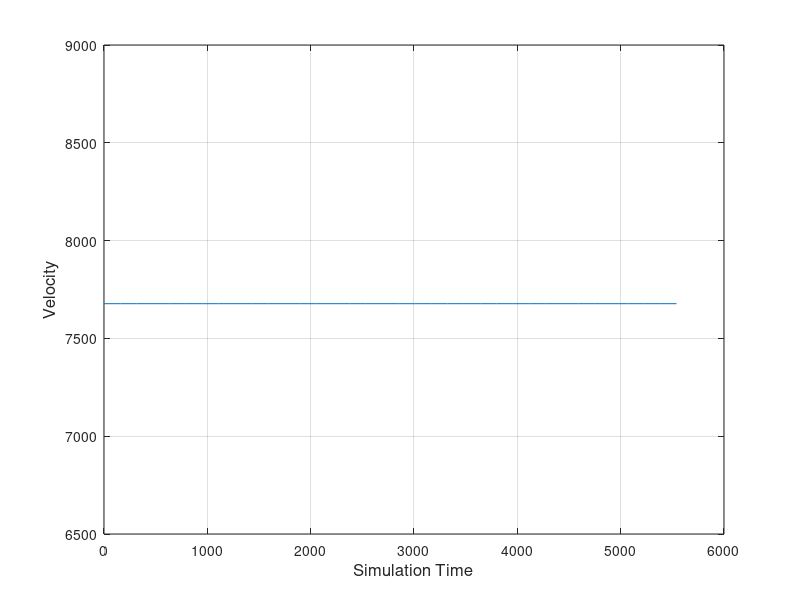
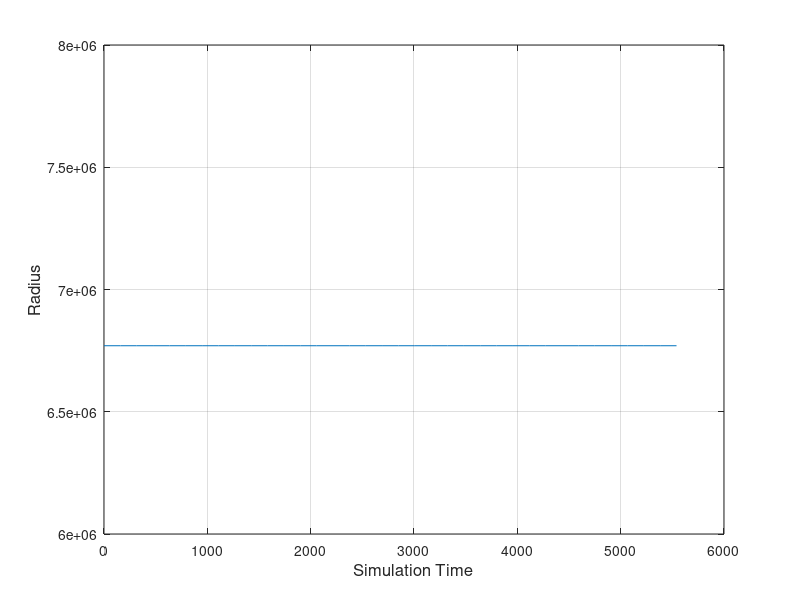
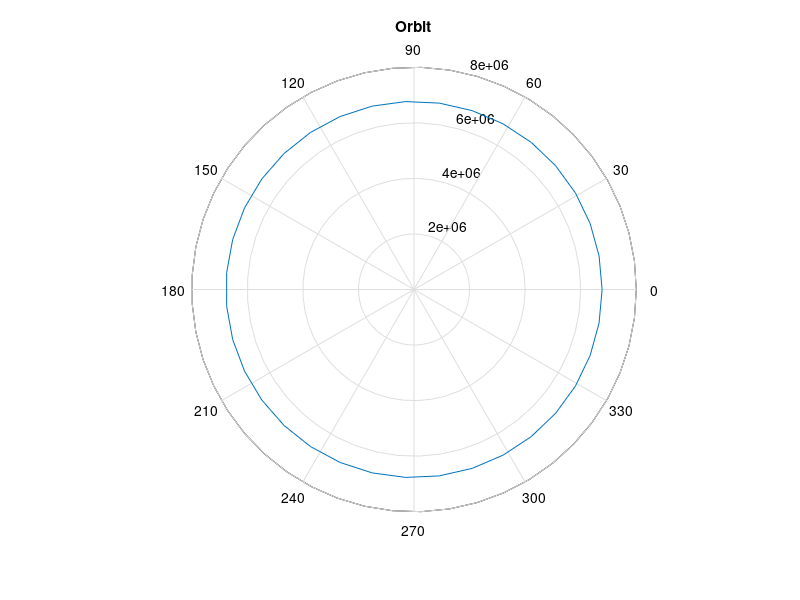

The MATLAB script that drew these images, in order:
clc;
clear all;
G = 6.673e-11; %Gravitational constant
M = 5.98e24; %mass of earth in (kg)
ra = 400000; %orbit distance in (m)
r = 6.37e6 + ra; %total radius of orbit in (m)
m = 1.5; % mass satelite (kg)
a = (G*M)/(r^2); % check for acceleration
v_orb = sqrt((G*M)/r); % orbital velocity (m/s)
T = sqrt(((4*(pi^2))*r^3)/(G*M)); % period (s)
%lets graph it for the period in steps of 150 to reduce the computation
steps = T/35;
simt = -steps;
for i = 1:1:36
  simt = simt+steps;
  t(i) = simt;
  v_o(i) = sqrt((G*M)/r);% array of velocity corresponding to time in steps of 150 .. should not change and be 1x34 - but ERROR
  rn(i) = 6.37e6 + ra; % array of radius corresponding to time in steps of 150 .. should not change and be 1x34 - but ERROR
  %disp(t2) % goes from 1 to 5101 in steps of 150
  
  
  end
  
figure
plot(t, v_o); xlabel('Simulation Time', 'FontSize', 12);
ylabel('Velocity', 'FontSize', 12);
grid;  %%% expecting a graph of straight line %%%
figure
plot(t, rn); xlabel('Simulation Time', 'FontSize', 12);
ylabel('Radius', 'FontSize', 12);
grid;  %%% expecting a graph of straight line %%%
%%% take the points of radius and time convert to polar coordinates and plot %%%
%%% expecting a circle as satellite moves around the orbit of constant radius in a sice of time of the period%%%
%[theta,rho] = cart2pol(t,rn);
%th = atan2(rn,t);
th = 2*pi * t / T;
rho = sqrt((t.^2)+(rn.^2));
%disp(th);
figure
polar(th,rho)
title('Orbit')